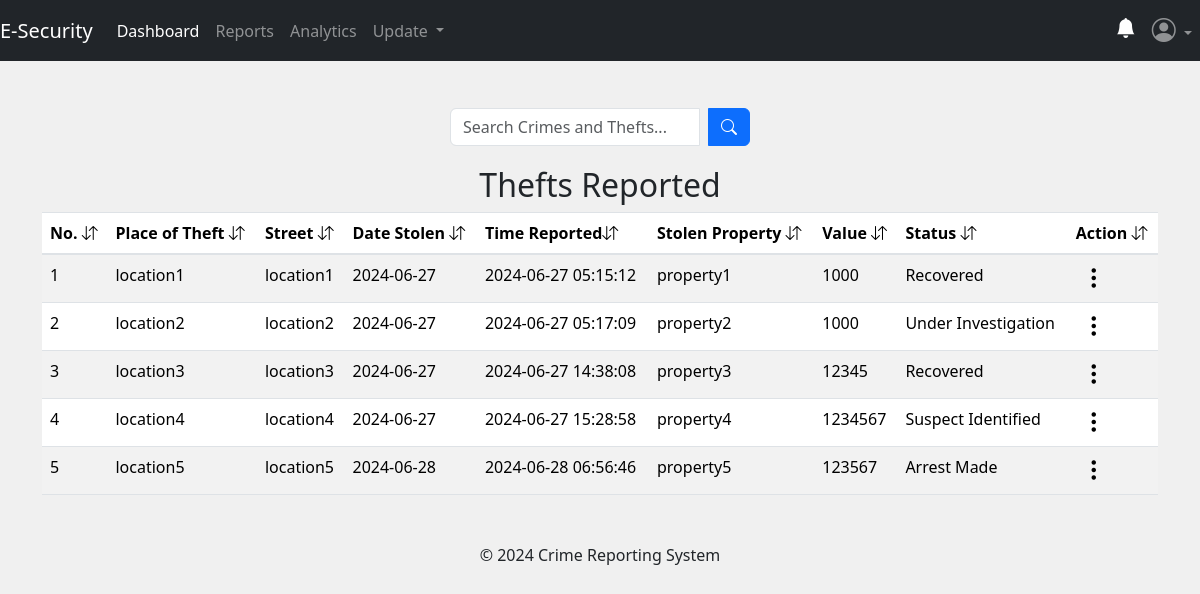
The app's page /admin/reports_status (signed in), older data.
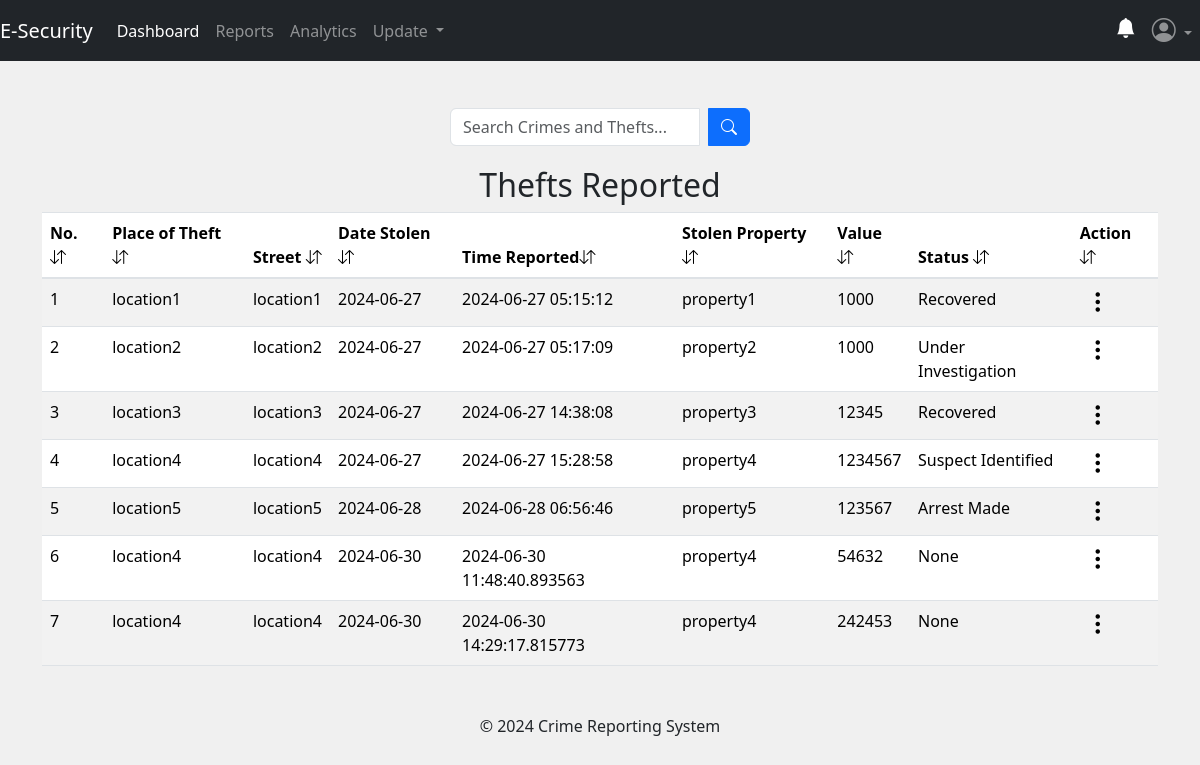
The same page, newer data.
### app/posts/models.py (models this page shows, shortened)
class Theft(db.Model, UserMixin):
    theft_id = db.Column(db.Integer, primary_key=True)
    place_of_theft = db.Column(db.String(50), nullable=False)
    street_address = db.Column(db.String(30), nullable=False)
    city = db.Column(db.String(10), nullable=False)
    date_of_theft = db.Column(db.String(10), nullable=False)
    reported_by = db.Column(db.String(10), nullable=True)
    phone_number = db.Column(db.String(10), nullable=False)
    value = db.Column(db.Integer, nullable=False)
    time_of_theft = db.Column(db.String(10), nullable=False)
    stolen_property = db.Column(db.Text, nullable=False)
    description = db.Column(db.Text, nullable=False)
    theft_status = db.Column(db.String(10), nullable=True)
    latitude = db.Column(db.Float)
    longitude = db.Column(db.Float)
    theft_file_upload = db.Column(db.Text, nullable=True)
    theft_file_name = db.Column(db.Text, nullable=True)
    theft_mimetype = db.Column(db.Text, nullable=True)
    date_theft_received = db.Column(db.DateTime(timezone=True), nullable=False, default=func.now())
    victim_id = db.Column(db.Integer, db.ForeignKey('user.id'))

### app/admins/routes.py (the view)
@admins.route('/admin/reports_status')
@admin_required
def reportStatus():
    search_theft = request.args.get('search_theft', '')
    try:
        if search_theft:
            thefts = Theft.query.filter(
                Theft.place_of_theft.ilike(f'%{search_theft}%') |
                Theft.street_address.ilike(f'%{search_theft}%') |
                Theft.date_of_theft.ilike(f'%{search_theft}%') |
                Theft.time_of_theft.ilike(f'%{search_theft}%') |
                Theft.date_theft_received.ilike(f'%{search_theft}%') |
                Theft.theft_status.ilike(f'%{search_theft}%')
            ).all()
        else:
            thefts = Theft.query.all()
    except:
        current_app.logger.error("Database error date_theft_received:")
        flash("No report with the keyword.", "warning")
        return redirect(url_for('admins.reportStatus'))
    return render_template('admin/reports_status.html', title='Reports Status', thefts=thefts)

### app/__init__.py (called while the page is built)
@login_manager.user_loader
def load_user(user_id):
    return models.User.query.get(user_id)

### app/admins/routes.py (called while the page is built)
def admin_required(f):
    @wraps(f)
    def decorated_function(*args, **kwargs):
        if not session.get('admin_id'):
            flash('You need to be logged in as an admin to access the page.', 'danger')
            return redirect(url_for('admins.adminIndex'))
        return f(*args, **kwargs)
    return decorated_function

### app/templates/admin/reports_status.html (shortened to what this page needs)
{% extends 'admin/layout.html' %}
{% block content %}
<div class="container">
<form method="GET" action="{{ url_for('admins.reportStatus') }}" class="search-form">
    <div class="input-group search-input">
        <input type="text" name="search_theft" class="form-control" placeholder="Search Crimes and Thefts...">
        <div class="input-group-append ms-2">
            <button type="submit" class="btn btn-primary">
                <i class="bi bi-search"></i>
            </button>
        </div>
    </div>
</form>
{% if thefts %}
<table class="table table-striped table-hover">
  <h2 style="text-align: center;">Thefts Reported</h2>
  <thead>
      <tr>
          <th scope="col">No. <i class="bi bi-arrow-down-up"></i></th>
          <th scope="col">Place of Theft <i class="bi bi-arrow-down-up"></i></th>
          <th scope="col">Street <i class="bi bi-arrow-down-up"></i></th>
          <th scope="col">Date Stolen <i class="bi bi-arrow-down-up"></i></th>
          <th scope="col">Time Reported<i class="bi bi-arrow-down-up"></i></th>
          <th scope="col">Stolen Property <i class="bi bi-arrow-down-up"></i></th>
          <th scope="col">Value <i class="bi bi-arrow-down-up"></i></th>
          <th scope="col">Status <i class="bi bi-arrow-down-up"></i></th>
          <th scope="col">Action <i class="bi bi-arrow-down-up"></i></th>
      </tr>
  </thead>
  <tbody>
      {% for theft in thefts %}
          <tr>
              <td>{{ loop.index }}</td>
              <td>{{ theft.place_of_theft }}</td>
              <td>{{ theft.street_address }}</td>
              <td>{{ theft.date_of_theft }}</td>
              <td>{{ theft.date_theft_received }}</td>
              <td>{{ theft.stolen_property }}</td>
              <td>{{ theft.value }}</td>
              <td>{{ theft.theft_status }}</td>
              <td>
                <div class="dropdown">
                    <button class="three-dots-btn" type="button" id="dropdownMenuButton{{ theft.theft_id }}" data-bs-toggle="dropdown" aria-expanded="false">
                        <i class="bi bi-three-dots-vertical h4"></i>
                    </button>
                </div>
              </td>
          </tr>
      {% endfor %}
  </tbody>
</table>
{% endif %}
</div>
{% endblock content %}

Row changes from the older to the newer data that the page shows:
added Theft: place_of_theft "location4", street_address "location4", date_of_theft "2024-06-30", date_theft_received "2024-06-30 11:48:40.893563", stolen_property "property4", value "54632", theft_status "None"
added Theft: place_of_theft "location4", street_address "location4", date_of_theft "2024-06-30", date_theft_received "2024-06-30 14:29:17.815773", stolen_property "property4", value "242453", theft_status "None"
